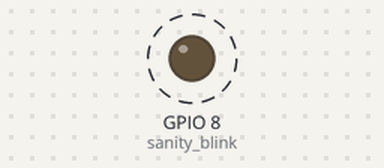
The sketch below on a simulated ESP32-C6. On the bench: output pins drawn as LEDs (lit = HIGH). Dashed ring = blinking. Pins used as bus, display or sensor lines are not drawn; what the sketch prints to the serial monitor is not drawn.

Above: at 1.7 s.
Timing chart, 0 to 5.3 s (numbered marks = the images above):
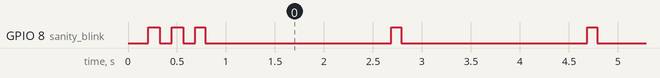

Measured:
- by itself, GPIO 8 (sanity_blink): goes LOW 0.12 s, HIGH 0.12 s, LOW 0.12 s, 64 × (HIGH 0.10 s, LOW 1.9 s), HIGH 0.10 s, then LOW

The sketch:

sketch_apr25a.ino
```cpp
/*
 * esp32c6_read_flash_id.ino
 * Reads an external SPI-flash JEDEC ID (0x9F) and prints it.
 * Works on ESP32-C6 WROOM DevKit, Arduino-ESP32 core 3.x+
 */

#include <SPI.h>

constexpr uint8_t SCK_PIN  = 21;   // HSPI SCLK
constexpr uint8_t MOSI_PIN = 19;   // HSPI MOSI
constexpr uint8_t MISO_PIN = 20;   // HSPI MISO
constexpr uint8_t CS_PIN   = 18;   // Chip-Select – wire to flash /CS

void setup() {
  pinMode(LED_BUILTIN, OUTPUT);          // sanity blink
  pinMode(CS_PIN, OUTPUT);
  digitalWrite(CS_PIN, HIGH);

  Serial.begin(115200);
  delay(200);                            // give USB-CDC a moment

  Serial.println(F("\n🛠️  ESP32-C6 external-flash probe"));
  Serial.println(F("hello, world – the serial port is alive!\n"));

  SPI.begin(SCK_PIN, MISO_PIN, MOSI_PIN, CS_PIN);
  SPI.beginTransaction(SPISettings(20'000'000, MSBFIRST, SPI_MODE0));

  digitalWrite(CS_PIN, LOW);
  SPI.transfer(0x9F);                    // JEDEC-ID command
  uint8_t mf  = SPI.transfer(0);
  uint8_t mem = SPI.transfer(0);
  uint8_t cap = SPI.transfer(0);
  digitalWrite(CS_PIN, HIGH);
  SPI.endTransaction();

  Serial.printf("JEDEC ID  : %02X %02X %02X\r\n", mf, mem, cap);
  Serial.printf("Combined  : 0x%02X%02X%02X\r\n\n", mf, mem, cap);

  // Quick double-blink = success
  for (int i = 0; i < 2; ++i) {
    digitalWrite(LED_BUILTIN, HIGH); delay(120);
    digitalWrite(LED_BUILTIN, LOW);  delay(120);
  }
}

void loop() {
  // heartbeat blink every 2 s
  digitalWrite(LED_BUILTIN, HIGH); delay(100);
  digitalWrite(LED_BUILTIN, LOW);  delay(1900);
}
```
